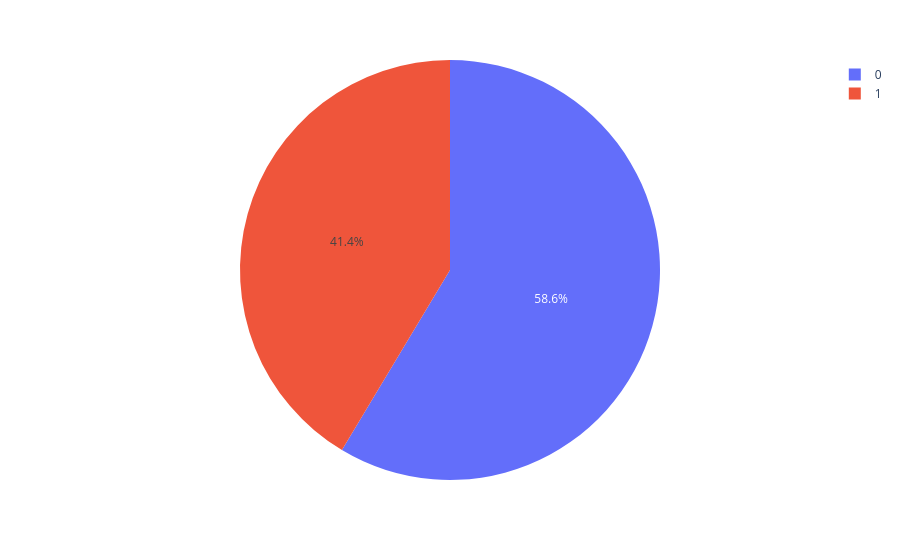

Notebook code for this chart:
### Code cell
fig = px.pie(df,names="Survived",labels=unique)
fig.show()

### Figure 1 — Plotly figure (JSON) as saved in the notebook; plotly's stock layout.template omitted (floating-point values rounded to 4 significant figures; data arrays with more than 128 entries replaced by an {"elided": "..."} marker saying what was removed)
{"data": [{"domain": {"x": [0, 1], "y": [0, 1]}, "hovertemplate": "Survived=%{label}<extra></extra>", "labels": {"elided": "773 int values"}, "legendgroup": "", "name": "", "showlegend": true, "type": "pie"}], "layout": {"legend": {"tracegroupgap": 0}, "margin": {"t": 60}}}
